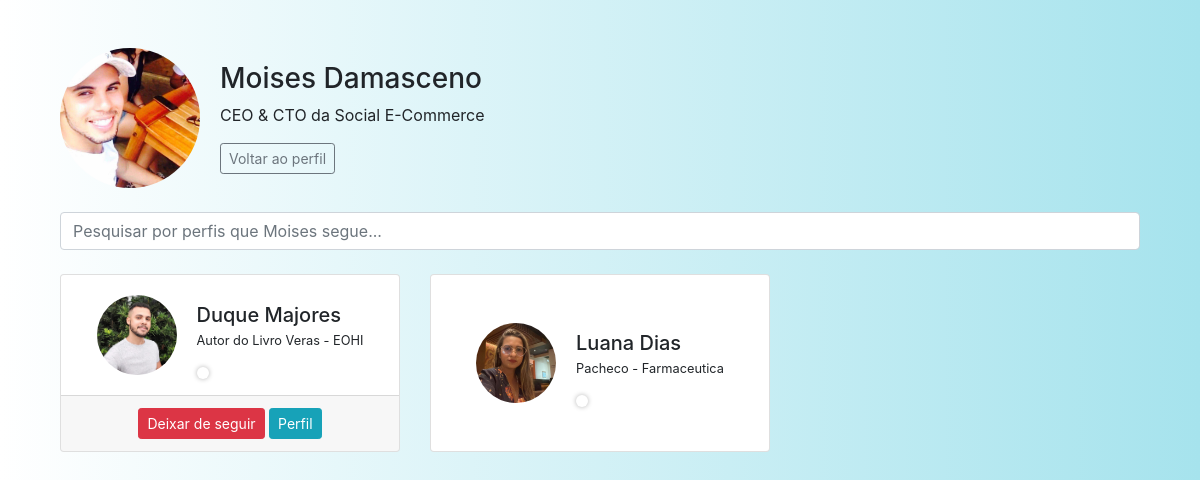
The app's page /seguindo/1/ (signed in) with its own data.
### app/models.py (models this page shows, shortened)
class User(UserMixin, db.Model):
    __tablename__ = 'user'
    id = db.Column(db.Integer, primary_key=True)
    nome = db.Column(db.String(150), nullable=False)
    sobreNome = db.Column(db.String(150), nullable=True)
    status = db.Column(db.String(150), nullable=True)
    cpf_cnpj = db.Column(db.String(20), unique=True, nullable=True)
    email = db.Column(db.String(150), unique=True, nullable=False)
    senha = db.Column(db.String(150), nullable=False)
    imagem = db.Column(db.String(150), default='default.png')
    cor_fundo = db.Column(db.String(255), default='background-image: linear-gradient(to right, #fff, #a6e3ed);')
    last_seen = db.Column(db.DateTime, default=datetime.utcnow)
    notificacoes = db.relationship(
        'Notificacao',
        backref='destinatario',
        lazy='dynamic',
        foreign_keys='Notificacao.destinatario_id'
    )
    notificacoes_enviadas = db.relationship(
        'Notificacao',
        backref='remetente',
        lazy='dynamic',
        foreign_keys='Notificacao.remetente_id'
    )
    followed = db.relationship(
        'User', secondary=followers,
        primaryjoin=(followers.c.follower_id == id),
        secondaryjoin=(followers.c.followed_id == id),
        backref=db.backref('followers', lazy='dynamic'),
        lazy='dynamic'
    )
    def is_online(self):
        if self.last_seen:
            return datetime.utcnow() - self.last_seen < timedelta(minutes=0.10)
        return False

### app/views.py (the view)
@app.route('/seguindo/<int:id>/', endpoint='seguindo')
@login_required
def seguindo(id):
    obj = User.query.get_or_404(id)
    pesquisa = request.args.get('pesquisa', '').strip()
    seguindo_query = obj.followed.all()
    if pesquisa:
        seguindo_filtrado = [user for user in seguindo_query if pesquisa.lower() in user.nome.lower()]
    else:
        seguindo_filtrado = seguindo_query
    context = {
        'dados': seguindo_filtrado,
        'usuario_atual_seguindo_ids': {u.id for u in current_user.followed.all()}
    }
    return render_template('seguindo.html', obj=obj, context=context)

### app/__init__.py (called while the page is built)
@login_manager.user_loader
def load_user(user_id):
    return User.query.get(int(user_id))

### app/views.py (called while the page is built)
@app.before_request
def update_last_seen():
    if current_user.is_authenticated:
        current_user.last_seen = datetime.utcnow()
        db.session.commit()

### app/templates/seguindo.html (shortened to what this page needs)
{% extends 'base.html' %}
{% block styles %}
<link rel="stylesheet" href="{{ url_for('static', filename='css/index.css') }}">
<link rel="stylesheet" href="{{ url_for('static', filename='css/seguindo.css') }}">
{% endblock %}
{% block content %}
<div id="corpo_seguindo" class="container mt-5">
    <div id="titulo_seguindo" class="row mb-4 align-items-center">
        <div>
            <img id="img_seguindo_1" class="img-fluid rounded-circle" src="{{ url_for('static', filename='imagens/' + obj.imagem) }}" alt="Foto Perfil" width="80" height="80">
        </div>
        <div class="ms-3">
            <h3>{{ obj.nome }} {{ obj.sobreNome }}</h3>
            <p>{{ obj.status }}</p>
            <a href="{{ url_for('home', id=obj.id) }}" class="btn btn-outline-secondary btn-sm">Voltar ao perfil</a>
        </div>
    </div>
    <form method="get" class="mb-4">
        <input type="text" name="pesquisa" class="form-control" placeholder="Pesquisar por perfis que {{ obj.nome }} segue..." value="{{ request.args.get('pesquisa', '') }}">
    </form>
    {% if not context.dados %}
        <p>Nenhum usuário encontrado.</p>
    {% else %}
        <div class="row">
            {% for usuario in context.dados %}
            <div class="col-md-4 mb-4">
                <div class="card h-100">
                    <div id="card_conteudo_seguindo" class="card-body d-flex align-items-center">
                        <img src="{{ url_for('static', filename='imagens/' + usuario.imagem) }}" alt="Imagem do Usuário" class="rounded-circle me-3" width="60" height="60">
                        <div id="info_seguindo" class="flex-grow-1">
                            <h5 class="card-title mb-0">{{ usuario.nome }} {{ usuario.sobreNome }}</h5>
                            <p class="card-text"><small>{{ usuario.status }}</small></p>
                            <div id="status-indicador" class="{% if usuario.last_seen and usuario.is_online() %}online{% else %}offline{% endif %}"></div>
                        </div>
                    </div>
                    {% if usuario.id != current_user.id %}
                    <div class="card-footer text-center">
                        <form class="follow-toggle-form d-inline" data-user-id="{{ usuario.id }}"
                              data-action="{% if usuario.id in context.usuario_atual_seguindo_ids %}deixar_de_seguir{% else %}seguir{% endif %}">
                            <button type="submit"
                                    class="btn btn-sm {% if usuario.id in context.usuario_atual_seguindo_ids %}btn-danger{% else %}btn-primary{% endif %}">
                                {% if usuario.id in context.usuario_atual_seguindo_ids %}Deixar de seguir{% else %}Seguir{% endif %}
                            </button>
                        </form>
                        <a href="{{ url_for('home', id=usuario.id) }}" class="btn btn-info btn-sm ms-2">Perfil</a>
                    </div>
                    {% endif %}
                </div>
            </div>
            {% endfor %}
        </div>
    {% endif %}
</div>
{% endblock %}

### app/static/css/index.css (style rules this page uses)
#body { background-image: linear-gradient(to right, #fff, #a6e3ed ); height: 100vh; }

### app/static/css/seguindo.css (style rules this page uses)
#corpo_seguindo { height: 100vh; }
#corpo_seguindo img { width: 140px; height: 140px; }
#status-indicador { position: absolute; width: 15px; height: 15px; border-radius: 50%; box-shadow: 0 0 5px rgba(0, 0, 0, 0.3); z-index: 1000; transition: background-color 0.3s ease; }
#status-indicador.offline { background-color: white; width: 12px; height: 12px; border-radius: 50%; }
#img_seguindo_1 { width: 120px; margin-right: 20px; margin-left: 15px; }
#card_conteudo_seguindo { margin: 0 auto; }
#info_seguindo { margin-left: 20px; }
#card_conteudo_seguindo img { width: 80px; height: 80px; }

### records on screen
User: imagem (picture), nome "Moises", sobreNome "Damasceno", status "CEO & CTO da Social E-Commerce", pesquisa "Pesquisar por perfis que Moises segue..."
User: imagem (picture), nome "Duque", sobreNome "Majores", status "Autor do Livro Veras - EOHI", shows "Deixar de seguir"
User: imagem (picture), nome "Luana", sobreNome "Dias", status "Pacheco - Farmaceutica"
